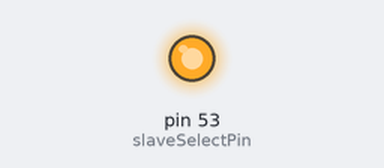
Bench run of a sketch on a simulated Arduino Mega 2560, built with avr-gcc and run on an emulated ATmega2560. Parts: output pins drawn as LEDs (lit = HIGH). What the sketch prints to the serial monitor is not drawn.

Above: at 0.05 s.
Timing chart, 0 to 3.0 s (numbered marks = the images above):
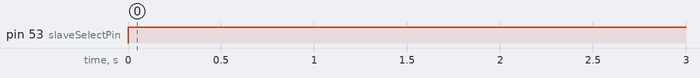

Measured:
- by itself, pin 53 (slaveSelectPin): LOW → HIGH at 0.00 s

The sketch:

sketch_jan05a.ino
```cpp
#include <SPI.h>

const byte slaveSelectPin = 53;

uint8_t status_data = 0;
uint16_t bridge_data = 0;
uint16_t temperature_data = 0;

void setup() {
  Serial.begin(9600);
  pinMode (slaveSelectPin, OUTPUT);
  digitalWrite(slaveSelectPin,HIGH);
  SPI.setBitOrder(MSBFIRST);
  SPI.setDataMode(SPI_MODE0);
  SPI.setClockDivider(SPI_CLOCK_DIV4);
  SPI.begin();
  Serial.println("PSI");
}

void loop() {
  digitalWrite(slaveSelectPin,LOW);
  delay(1);

  uint8_t data[4];

  for(char i = 3; i >= 0; --i) {
    data[i] = SPI.transfer(0xFF);
  }

  status_data = data[3] >> 6;
  bridge_data = ((data[3] & 0x3F) << 8) | data[2];
  temperature_data = (data[1] << 3) | ((data[0] & 0xE0) >> 5);
  delay(1);
  digitalWrite(slaveSelectPin,HIGH);
  delay(100);

//  Serial.print("Status: ");
//  Serial.print(status_data);
//  Serial.print(" bridge_data: ");
//  Serial.print(bridge_data);
//  Serial.print(" temp_data: ");
//  Serial.print(temperature_data);
//  Serial.print(" in C: ");
  uint32_t temp_in_c = (((uint32_t)temperature_data) * 200) / 2047 - 50;
//  Serial.println(temp_in_c);

  // 10-90% sensor min 0psi to max 1psi

  float output_max = 14745; // 90% of 2^13
  float output_min = 1638; // 10% of 2^14
  float preassure_min = 0; // 0psi
  float preassure_max = 1; // 1psi

  float preassure = (((float)bridge_data) - output_min) * (preassure_max - preassure_min) / (output_max - output_min) + preassure_min;
  if (bridge_data <= output_min) {
    preassure = 0;
  }
//  Serial.print("psi: ");
  Serial.println(preassure);


}
```

HSCDANT001PGSA3.cpp
```cpp
/*
 * HSCDANT001PGSA3.cpp
 *
 *  Created on: Jan 3, 2022
 *      Author: mgoodwin
 */

#include "HSCDANT001PGSA3.h"
```

HSCDANT001PGSA3.h
```cpp
/*
 * HSCDANT001PGSA3.h
 *
 *  Created on: Jan 3, 2022
 *      Author: mgoodwin
 */

#ifndef HSCDANT001PGSA3_H_
#define HSCDANT001PGSA3_H_

#include <Arduino.h>
#include <SPI.h>
#include <stdint.h>

#define CS_PIN 51

typedef struct {
	uint16_t x;
	int16_t	y;
	int16_t	z;
} DATA;

#endif /* HSCDANT001PGSA3_H_ */
```

sensei_control_board.cpp
```cpp
#include <Arduino.h>

void setup() {

}

void loop() {

}
```
